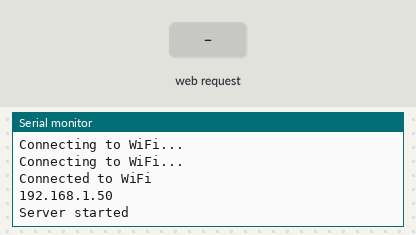
The sketch below on a simulated ESP8266 (NodeMCU). Shown: the last lines printed to the serial monitor. The test bench sets the inputs (shaded band). WiFi joins after 1.5 s; servers stay silent unless stated.

Above: at 3.2 s.
3.3 s: HTTP request GET /front received
At 4.5 s:
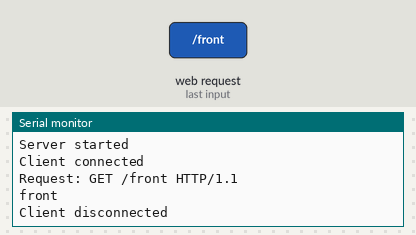
4.8 s: HTTP request GET /left received
At 6.0 s:
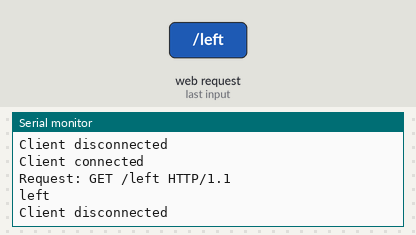
6.3 s: HTTP request GET /right received
At 7.1 s:
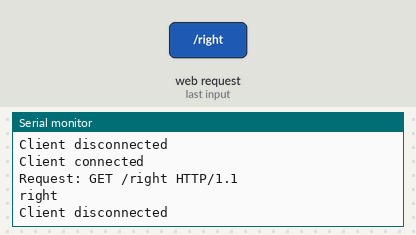
7.8 s: HTTP request GET /stop received
At 8.2 s:
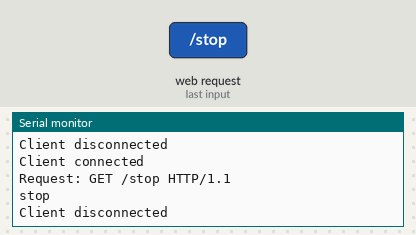

Measured:
- after the input at 3.3 s, the serial monitor: prints a new line at once (image 1)
- after the input at 4.8 s, the serial monitor: prints a new line at once (image 2)
- after the input at 6.3 s, the serial monitor: prints a new line at once (image 3)
- after the input at 7.8 s, the serial monitor: prints a new line at once (image 4)

The sketch:

WIFI_esp8266.ino
```cpp
#include <ESP8266WiFi.h>

const char* ssid = "kimjihoo";       // Wi-Fi SSID
const char* password = "2121830kim!!";  // Wi-Fi 비밀번호

WiFiServer server(80);

void setup() {
  Serial.begin(115200);
  WiFi.begin(ssid, password);

  while (WiFi.status() != WL_CONNECTED) {
    delay(1000);
    Serial.println("Connecting to WiFi...");
  }

  Serial.println("Connected to WiFi");
  Serial.println(WiFi.localIP());  // ESP8266의 IP 주소 출력
  server.begin();
  Serial.println("Server started");
}

void loop() {
  WiFiClient client = server.available();

  if (client) {
    Serial.println("Client connected");
    String request = client.readStringUntil('\r');
    client.flush();
    Serial.println("Request: " + request);

    if (request.indexOf("/front") != -1) {
      Serial.println("front");
    } else if (request.indexOf("/left++") != -1) {
      Serial.println("left++");
    } else if (request.indexOf("/left+") != -1) {
      Serial.println("left+");
    } else if (request.indexOf("/left") != -1) {
      Serial.println("left");
    } else if (request.indexOf("/right++") != -1) {
      Serial.println("right++");
    } else if (request.indexOf("/right+") != -1) {
      Serial.println("right+");
    } else if (request.indexOf("/right") != -1) {
      Serial.println("right");
    } else if (request.indexOf("/stop") != -1) {
      Serial.println("stop");
    }

    client.stop();
    Serial.println("Client disconnected");
  }
}
```
